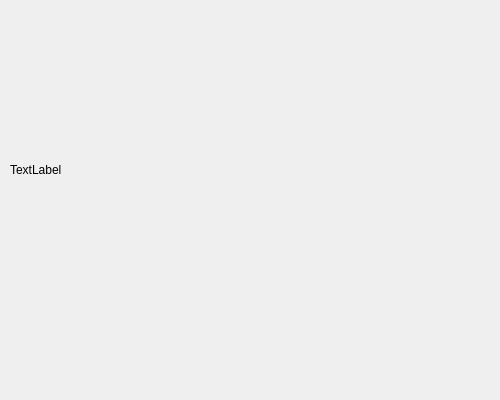
<?xml version="1.0" encoding="UTF-8"?>
<ui version="4.0">
 <class>DebugWindow</class>
 <widget class="QDialog" name="DebugWindow">
  <property name="geometry">
   <rect>
    <x>0</x>
    <y>0</y>
    <width>500</width>
    <height>400</height>
   </rect>
  </property>
  <property name="minimumSize">
   <size>
    <width>500</width>
    <height>400</height>
   </size>
  </property>
  <property name="maximumSize">
   <size>
    <width>500</width>
    <height>400</height>
   </size>
  </property>
  <property name="windowTitle">
   <string>Debug</string>
  </property>
  <widget class="QLabel" name="DebugVideo">
   <property name="geometry">
    <rect>
     <x>10</x>
     <y>20</y>
     <width>480</width>
     <height>300</height>
    </rect>
   </property>
   <property name="minimumSize">
    <size>
     <width>480</width>
     <height>300</height>
    </size>
   </property>
   <property name="maximumSize">
    <size>
     <width>480</width>
     <height>300</height>
    </size>
   </property>
   <property name="text">
    <string>TextLabel</string>
   </property>
  </widget>
 </widget>
 <resources/>
 <connections/>
</ui>
